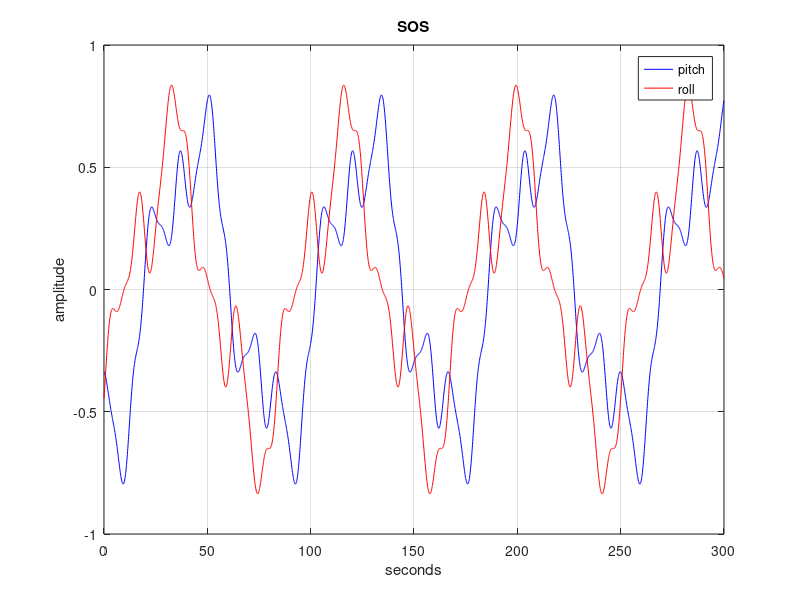

The MATLAB script that drew this image: (Note: this script raises an error after producing the figure.)
% 5-sine SOS pitch and roll disturbance model

%function [dp,dr]=dist(phases,t,bNoOut)
% [ dp, dr ] = dist( phases, t, bNoOut )

% comment-out function above when using standAlone
standAlone = 1;

% modification history
% --------------------
%                ----  v6.6.1  ----
% 10.18.11  JDM  created from PFD version dated 9/10/09
%
% JDM == Joel D. Miller

% Copyright (C) 2001-2018 United States Government as represented by the
% Administrator of the National Aeronautics and Space Administration (NASA).
% All Rights Reserved.
% 
% This software is distributed under the NASA Open Source Agreement (NOSA),
% version 1.3.  The NOSA has been approved by the Open Source Initiative.
% See the file NOSA.txt at the top of the distribution directory tree for the
% complete NOSA document.
% 
% THE SUBJECT SOFTWARE IS PROVIDED "AS IS" WITHOUT ANY WARRANTY OF ANYKIND,
% EITHER EXPRESSED, IMPLIED, OR STATUTORY, INCLUDING, BUT NOT LIMITED TO, ANY
% WARRANTY THAT THE SUBJECT SOFTWARE WILL CONFORM TO SPECIFICATIONS, ANY IMPLIED
% WARRANTIES OF MERCHANTABILITY, FITNESS FOR A PARTICULAR PURPOSE, OR FREEDOM
% FROM INFRINGEMENT, ANY WARRANTY THAT THE SUBJECT SOFTWARE WILL BE ERROR FREE,
% OR ANY WARRANTY THAT DOCUMENTATION, IF PROVIDED, WILL CONFORM TO THE SUBJECT
% SOFTWARE.

%23456789 123456789 123456789 123456789 123456789 123456789 123456789 1234567890

if standAlone,
  t = 0:0.1:300;  % seconds
end;

if nargin < 3,
  bNoOut = false;
end;

% ----  SOS parameters  ----

% fundamental frequency = 0.012 Hz
% w = 2*pi * f
ffun = 2*pi * 0.012;

% frequencies chosen from prime number harmonics;
% number of harmonics (including fundamental) = 5

% primes:
% 2, 3, 5, 7, 11, 13, 17, 19, 23, 29, 31, 37, 41, 43, 47, 53, 59, 61,
% 67, 71, 73, 79, 83, 89, 97, 101

if 0,
h2 = 2;
h3 = 3;
h4 = 5;
h5 = 7;

h2 = 5;
h3 = 7;
h4 = 11;
h5 = 13;
end;

% harmonics selected
h2 = 3;
h3 = 5;
h4 = 7;
h5 = 11;

% gains are scaled by the inverse of the harmonic number,
% e.g., 1, 1/3, 1/5, 1/7, 1/11

% normalize summed gain to -1 to +1
gfun = 1/(1 + 1/h2 + 1/h3 + 1/h4 + 1/h5);

% ----  pitch  ----

gp1 = gfun;
fp1 = ffun;

gp2 = gp1 / h2;
fp2 = fp1 * h2;

gp3 = gp1 / h3;
fp3 = fp1 * h3;

gp4 = gp1 / h4;
fp4 = fp1 * h4;

gp5 = gp1 / h5;
fp5 = fp1 * h5;

% the phase of each sine is randomized at the beginning of each block
if standAlone,
  pp1 = 2*pi*rand();
  pp2 = 2*pi*rand();
  pp3 = 2*pi*rand();
  pp4 = 2*pi*rand();
  pp5 = 2*pi*rand();
else,
  pp1 = phases(1);
  pp2 = phases(2);
  pp3 = phases(3);
  pp4 = phases(4);
  pp5 = phases(5);
end;

dp = gp1*sin( fp1*t+pp1 ) + gp2*sin( fp2*t+pp2 ) + gp3*sin( fp3*t+pp3 ) + ...
     gp4*sin( fp4*t+pp4 ) + gp5*sin( fp5*t+pp5 );

% ----  roll  ----

gr1 = gfun;
fr1 = ffun;

gr2 = gr1 / h2;
fr2 = fr1 * h2;

gr3 = gr1 / h3;
fr3 = fr1 * h3;

gr4 = gr1 / h4;
fr4 = fr1 * h4;

gr5 = gr1 / h5;
fr5 = fr1 * h5;

if standAlone,
  pr1 = 2*pi*rand();
  pr2 = 2*pi*rand();
  pr3 = 2*pi*rand();
  pr4 = 2*pi*rand();
  pr5 = 2*pi*rand();
else,
  pr1 = phases(6);
  pr2 = phases(7);
  pr3 = phases(8);
  pr4 = phases(9);
  pr5 = phases(10);
end;

dr = gr1*sin( fr1*t+pr1 ) + gr2*sin( fr2*t+pr2 ) + gr3*sin( fr3*t+pr3 ) + ...
     gr4*sin( fr4*t+pr4 ) + gr5*sin( fr5*t+pr5 );

% ----  display  ----

if standAlone,
  figure(gcf);
  plot(t,dp,'b',t,dr,'r');
  axis([0 t(end) -1 1]);
  grid on;
  xlabel( 'seconds' );
  ylabel( 'amplitude' );
  title( 'SOS' );
  legend( 'pitch', 'roll' );
end;

if ~bNoOut,

fprintf( '\n5 sines\n3 SOS params g,f,p: g*sin(f*t+p), f in rads/s, p in rads\n' );
fprintf( '\npitch:\n' );
[ [gp1 fp1 pp1]; [gp2 fp2 pp2]; [gp3 fp3 pp3]; [gp4 fp4 pp4]; [gp5 fp5 pp5] ]
fprintf( 'roll:\n' );
[ [gr1 fr1 pr1]; [gr2 fr2 pr2]; [gr3 fr3 pr3]; [gr4 fr4 pr4]; [gr5 fr5 pr5] ]

fprintf( 'Max pitch SOS freq = %5.3f Hz\n', fp5/(2*pi) );
fprintf( 'Max roll  SOS freq = %5.3f Hz\n\n', fr5/(2*pi) );

fprintf( 'Pitch SOS max = %4.2f, min = %4.2f\n', max(dp), min(dp) );
fprintf( 'Roll  SOS max = %4.2f, min = %4.2f\n\n', max(dr), min(dr) );

end;
